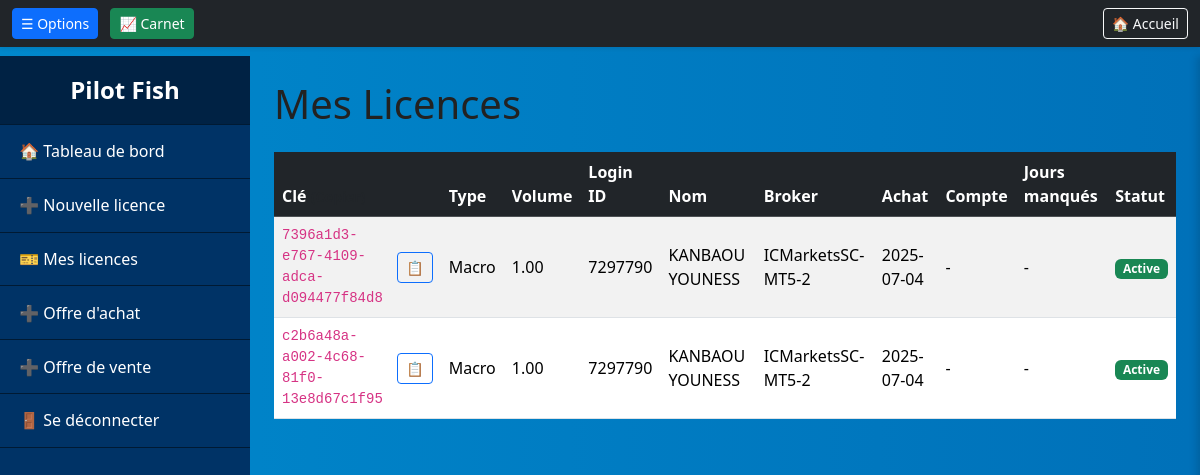
The page /licenses/my-licenses/ (signed in) on the database its author committed.
### licenses/models.py (models this page shows, shortened)
class License(models.Model):
    MICRO = 'MICRO'
    MACRO = 'MACRO'
    LICENSE_TYPE_CHOICES = [
        (MICRO, 'Micro'),
        (MACRO, 'Macro'),
    ]
    key = models.UUIDField(default=uuid.uuid4, editable=False, unique=True)
    owner = models.ForeignKey('CustomUser', on_delete=models.CASCADE, related_name='licenses')
    login_id = models.CharField(max_length=32)
    broker = models.CharField(max_length=128)
    user_name = models.CharField(max_length=128)
    license_type = models.CharField(max_length=10, choices=LICENSE_TYPE_CHOICES, default=MICRO)
    volume = models.DecimalField(max_digits=5, decimal_places=2, default=0.1)
    price = models.DecimalField(max_digits=10, decimal_places=2, default=100.00)
    active = models.BooleanField(default=True)
    from_marketplace = models.BooleanField(default=True)
    created_at = models.DateTimeField(auto_now_add=True)
    expiry_date = models.DateTimeField(null=True, blank=True)  # <-- plus de default automatique
    trading_account = models.CharField(max_length=100, blank=True, null=True)
    days_missed = models.IntegerField(default=0)

### licenses/views.py (the view)
# urls.py: path('licenses/my-licenses/', views.my_licenses_view, name='my_licenses'),
@login_required
def my_licenses_view(request):
    licenses = License.objects.filter(owner=request.user)
    return render(request, 'licenses/my_license.html', {'licenses': licenses})

### licenses/templates/licenses/my_license.html (shortened to what this page needs)
{% extends "licenses/base.html" %}
{% block content %}
<div class="content">
    <h1 class="page-title mb-4">Mes Licences</h1>
    {% if licenses %}
    <div class="table-responsive">
        <table class="table table-striped align-middle">
            <thead class="table-dark">
                <tr>
                    <th>Clé <small class="text-muted">(Copier)</small></th>
                    <th>Type</th>
                    <th>Volume</th>
                    <th>Login ID</th>
                    <th>Nom</th>
                    <th>Broker</th>
                    <th>Achat</th>
                    <th>Compte</th>
                    <th>Jours manqués</th>
                    <th>Statut</th>
                </tr>
            </thead>
            <tbody>
                {% for license in licenses %}
                <tr>
                    <td>
                        <div class="d-flex align-items-center">
                            <code id="key-{{ forloop.counter }}">{{ license.key }}</code>
                            <button
                                class="btn btn-sm btn-outline-primary ms-2 copy-btn"
                                data-target="key-{{ forloop.counter }}"
                                title="Copier la clé"
                                aria-label="Copier la clé de licence"
                            >
                                📋
                            </button>
                        </div>
                    </td>
                    <td>{{ license.get_license_type_display }}</td>
                    <td>{{ license.volume }}</td>
                    <td>{{ license.login_id }}</td>
                    <td>{{ license.user_name }}</td>
                    <td>{{ license.broker }}</td>
                    <td>{{ license.created_at|date:"Y-m-d" }}</td>
                    <td>{{ license.trading_account|default:"-" }}</td>
                    <td>
                        {% if license.license_type == "MICRO" %}
                            {{ license.days_missed }}
                        {% else %}
                            -
                        {% endif %}
                    </td>
                    <td>
                        {% if license.active %}
                            <span class="badge bg-success">Active</span>
                        {% else %}
                            <span class="badge bg-secondary">Inactive</span>
                        {% endif %}
                    </td>
                </tr>
                {% endfor %}
            </tbody>
        </table>
    </div>
    {% else %}
        <p class="text-muted fst-italic">Aucune licence disponible.</p>
    {% endif %}
</div>
{% endblock %}

### licenses/templates/licenses/base.html (style rules this page uses)
body { margin: 0; font-family: 'Segoe UI', Tahoma, sans-serif; background: linear-gradient(270deg, #007acc, #00bcd4, #004a99, #0088cc); background-size: 800% 800%; animation: gradientAnimation 20s ease infinite; color: #222; display: flex; min-height: 100vh; flex-direction: column; padding-top: 56px; }

### rows shown on the page
License: key "7396a1d3-e767-4109-adca-d094477f84d8", license_type "Macro", volume "1.00", login_id "7297790", user_name "KANBAOU YOUNESS", broker "ICMarketsSC-MT5-2", created_at "2025-07-04", trading_account "-", active "Active"
License: key "c2b6a48a-a002-4c68-81f0-13e8d67c1f95", license_type "Macro", volume "1.00", login_id "7297790", user_name "KANBAOU YOUNESS", broker "ICMarketsSC-MT5-2", created_at "2025-07-04", trading_account "-", active "Active"
